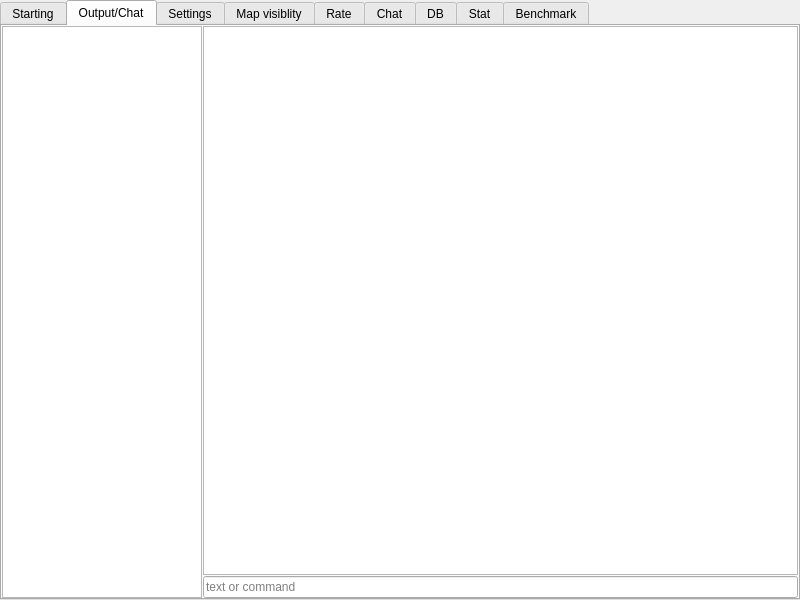
<?xml version="1.0" encoding="UTF-8"?>
<ui version="4.0">
 <class>MainWindow</class>
 <widget class="QMainWindow" name="MainWindow">
  <property name="geometry">
   <rect>
    <x>0</x>
    <y>0</y>
    <width>800</width>
    <height>600</height>
   </rect>
  </property>
  <property name="minimumSize">
   <size>
    <width>800</width>
    <height>600</height>
   </size>
  </property>
  <property name="windowTitle">
   <string>Pokecraft server gui</string>
  </property>
  <property name="windowIcon">
   <iconset resource="resources.qrc">
    <normaloff>:/images/icon.png</normaloff>:/images/icon.png</iconset>
  </property>
  <widget class="QWidget" name="centralWidget">
   <layout class="QVBoxLayout" name="verticalLayout_2">
    <property name="spacing">
     <number>0</number>
    </property>
    <property name="margin">
     <number>0</number>
    </property>
    <item>
     <widget class="QTabWidget" name="tabWidget">
      <property name="currentIndex">
       <number>1</number>
      </property>
      <widget class="QWidget" name="starting">
       <attribute name="title">
        <string>Starting</string>
       </attribute>
       <layout class="QGridLayout" name="gridLayout">
        <item row="0" column="1">
         <spacer name="verticalSpacer_2">
          <property name="orientation">
           <enum>Qt::Vertical</enum>
          </property>
          <property name="sizeHint" stdset="0">
           <size>
            <width>68</width>
            <height>93</height>
           </size>
          </property>
         </spacer>
        </item>
        <item row="1" column="1">
         <widget class="QPushButton" name="pushButton_server_start">
          <property name="text">
           <string>Start</string>
          </property>
         </widget>
        </item>
        <item row="2" column="1">
         <widget class="QPushButton" name="pushButton_server_restart">
          <property name="enabled">
           <bool>false</bool>
          </property>
          <property name="text">
           <string>Restart</string>
          </property>
         </widget>
        </item>
        <item row="3" column="1">
         <widget class="QPushButton" name="pushButton_server_stop">
          <property name="enabled">
           <bool>false</bool>
          </property>
          <property name="text">
           <string>Stop</string>
          </property>
         </widget>
        </item>
        <item row="4" column="1">
         <spacer name="verticalSpacer_3">
          <property name="orientation">
           <enum>Qt::Vertical</enum>
          </property>
          <property name="sizeHint" stdset="0">
           <size>
            <width>68</width>
            <height>93</height>
           </size>
          </property>
         </spacer>
        </item>
        <item row="2" column="0">
         <spacer name="horizontalSpacer">
          <property name="orientation">
           <enum>Qt::Horizontal</enum>
          </property>
          <property name="sizeHint" stdset="0">
           <size>
            <width>40</width>
            <height>20</height>
           </size>
          </property>
         </spacer>
        </item>
        <item row="2" column="2">
         <spacer name="horizontalSpacer_2">
          <property name="orientation">
           <enum>Qt::Horizontal</enum>
          </property>
          <property name="sizeHint" stdset="0">
           <size>
            <width>40</width>
            <height>20</height>
           </size>
          </property>
         </spacer>
        </item>
       </layout>
      </widget>
      <widget class="QWidget" name="output">
       <attribute name="title">
        <string>Output/Chat</string>
       </attribute>
       <layout class="QHBoxLayout" name="horizontalLayout_2">
        <property name="spacing">
         <number>1</number>
        </property>
        <property name="margin">
         <number>0</number>
        </property>
        <item>
         <widget class="QListWidget" name="listPlayer">
          <property name="maximumSize">
           <size>
            <width>200</width>
            <height>16777215</height>
           </size>
          </property>
         </widget>
        </item>
        <item>
         <layout class="QVBoxLayout" name="verticalLayout">
          <property name="spacing">
           <number>1</number>
          </property>
          <item>
           <widget class="QTextBrowser" name="textBrowserChat">
            <property name="styleSheet">
             <string notr="true">background:#ffffff url(:/images/pokecraft.png) no-repeat center center;
</string>
            </property>
           </widget>
          </item>
          <item>
           <widget class="QLineEdit" name="lineEdit">
            <property name="readOnly">
             <bool>true</bool>
            </property>
            <property name="placeholderText">
             <string>text or command</string>
            </property>
           </widget>
          </item>
         </layout>
        </item>
       </layout>
      </widget>
      <widget class="QWidget" name="settings">
       <attribute name="title">
        <string>Settings</string>
       </attribute>
       <layout class="QFormLayout" name="formLayout">
        <property name="fieldGrowthPolicy">
         <enum>QFormLayout::ExpandingFieldsGrow</enum>
        </property>
        <item row="0" column="0">
         <widget class="QLabel" name="label">
          <property name="text">
           <string>Max player</string>
          </property>
         </widget>
        </item>
        <item row="0" column="1">
         <widget class="QSpinBox" name="max_player">
          <property name="minimum">
           <number>10</number>
          </property>
          <property name="maximum">
           <number>65535</number>
          </property>
          <property name="value">
           <number>200</number>
          </property>
         </widget>
        </item>
        <item row="1" column="0">
         <widget class="QLabel" name="label_5">
          <property name="text">
           <string>Server ip</string>
          </property>
         </widget>
        </item>
        <item row="1" column="1">
         <widget class="QLineEdit" name="server_ip">
          <property name="placeholderText">
           <string>empty to all</string>
          </property>
         </widget>
        </item>
        <item row="2" column="1">
         <widget class="QCheckBox" name="pvp">
          <property name="text">
           <string>Player vs player</string>
          </property>
         </widget>
        </item>
        <item row="4" column="0">
         <widget class="QLabel" name="label_7">
          <property name="text">
           <string>Server port</string>
          </property>
         </widget>
        </item>
        <item row="4" column="1">
         <widget class="QSpinBox" name="server_port">
          <property name="minimum">
           <number>1</number>
          </property>
          <property name="maximum">
           <number>65535</number>
          </property>
          <property name="value">
           <number>42489</number>
          </property>
         </widget>
        </item>
        <item row="3" column="1">
         <widget class="QCheckBox" name="sendPlayerNumber">
          <property name="text">
           <string>Send player number</string>
          </property>
         </widget>
        </item>
       </layout>
      </widget>
      <widget class="QWidget" name="tab">
       <attribute name="title">
        <string>Map visiblity</string>
       </attribute>
       <layout class="QVBoxLayout" name="verticalLayout_5">
        <item>
         <layout class="QHBoxLayout" name="horizontalLayout">
          <item>
           <widget class="QLabel" name="label_16">
            <property name="text">
             <string>Algorithm:</string>
            </property>
           </widget>
          </item>
          <item>
           <widget class="QComboBox" name="MapVisibilityAlgorithm">
            <item>
             <property name="text">
              <string>Simple</string>
             </property>
            </item>
            <item>
             <property name="text">
              <string>None</string>
             </property>
            </item>
           </widget>
          </item>
          <item>
           <spacer name="horizontalSpacer_3">
            <property name="orientation">
             <enum>Qt::Horizontal</enum>
            </property>
            <property name="sizeHint" stdset="0">
             <size>
              <width>40</width>
              <height>20</height>
             </size>
            </property>
           </spacer>
          </item>
         </layout>
        </item>
        <item>
         <widget class="QGroupBox" name="groupBoxMapVisibilityAlgorithmSimple">
          <property name="sizePolicy">
           <sizepolicy hsizetype="Expanding" vsizetype="Expanding">
            <horstretch>0</horstretch>
            <verstretch>0</verstretch>
           </sizepolicy>
          </property>
          <property name="title">
           <string>Simple algorithm</string>
          </property>
          <layout class="QGridLayout" name="gridLayout_4">
           <item row="0" column="0">
            <widget class="QLabel" name="label_19">
             <property name="text">
              <string>Max visible player: </string>
             </property>
            </widget>
           </item>
           <item row="0" column="1">
            <widget class="QSpinBox" name="MapVisibilityAlgorithmSimpleMax">
             <property name="minimum">
              <number>1</number>
             </property>
             <property name="maximum">
              <number>999</number>
             </property>
             <property name="value">
              <number>50</number>
             </property>
            </widget>
           </item>
           <item row="1" column="0">
            <widget class="QLabel" name="label_20">
             <property name="text">
              <string>Number of player to re-show:</string>
             </property>
            </widget>
           </item>
           <item row="1" column="1">
            <widget class="QSpinBox" name="MapVisibilityAlgorithmSimpleReshow">
             <property name="minimum">
              <number>1</number>
             </property>
             <property name="maximum">
              <number>999</number>
             </property>
             <property name="value">
              <number>30</number>
             </property>
            </widget>
           </item>
          </layout>
         </widget>
        </item>
        <item>
         <spacer name="verticalSpacer_5">
          <property name="orientation">
           <enum>Qt::Vertical</enum>
          </property>
          <property name="sizeHint" stdset="0">
           <size>
            <width>20</width>
            <height>40</height>
           </size>
          </property>
         </spacer>
        </item>
       </layout>
      </widget>
      <widget class="QWidget" name="rate">
       <attribute name="title">
        <string>Rate</string>
       </attribute>
       <layout class="QFormLayout" name="formLayout_2">
        <item row="0" column="0">
         <widget class="QLabel" name="label_2">
          <property name="text">
           <string>Xp normal</string>
          </property>
         </widget>
        </item>
        <item row="0" column="1">
         <widget class="QDoubleSpinBox" name="rates_xp_normal">
          <property name="singleStep">
           <double>0.100000000000000</double>
          </property>
          <property name="value">
           <double>1.000000000000000</double>
          </property>
         </widget>
        </item>
        <item row="1" column="0">
         <widget class="QLabel" name="label_8">
          <property name="text">
           <string>Xp premium</string>
          </property>
         </widget>
        </item>
        <item row="1" column="1">
         <widget class="QDoubleSpinBox" name="rates_xp_premium"/>
        </item>
        <item row="2" column="0">
         <widget class="QLabel" name="label_9">
          <property name="text">
           <string>Gold normal</string>
          </property>
         </widget>
        </item>
        <item row="2" column="1">
         <widget class="QDoubleSpinBox" name="rates_gold_normal"/>
        </item>
        <item row="3" column="0">
         <widget class="QLabel" name="label_10">
          <property name="text">
           <string>gold premium</string>
          </property>
         </widget>
        </item>
        <item row="3" column="1">
         <widget class="QDoubleSpinBox" name="rates_gold_premium"/>
        </item>
        <item row="4" column="0">
         <widget class="QLabel" name="label_11">
          <property name="text">
           <string>Shiny normal</string>
          </property>
         </widget>
        </item>
        <item row="4" column="1">
         <widget class="QDoubleSpinBox" name="rates_shiny_normal">
          <property name="decimals">
           <number>5</number>
          </property>
         </widget>
        </item>
        <item row="5" column="0">
         <widget class="QLabel" name="label_12">
          <property name="text">
           <string>Shiny premium</string>
          </property>
         </widget>
        </item>
        <item row="5" column="1">
         <widget class="QDoubleSpinBox" name="rates_shiny_premium">
          <property name="decimals">
           <number>5</number>
          </property>
          <property name="maximum">
           <double>1.000000000000000</double>
          </property>
          <property name="singleStep">
           <double>0.000100000000000</double>
          </property>
         </widget>
        </item>
       </layout>
      </widget>
      <widget class="QWidget" name="chat">
       <attribute name="title">
        <string>Chat</string>
       </attribute>
       <layout class="QVBoxLayout" name="verticalLayout_3">
        <item>
         <widget class="QCheckBox" name="chat_allow_all">
          <property name="text">
           <string>All</string>
          </property>
         </widget>
        </item>
        <item>
         <widget class="QCheckBox" name="chat_allow_local">
          <property name="text">
           <string>Local</string>
          </property>
         </widget>
        </item>
        <item>
         <widget class="QCheckBox" name="chat_allow_private">
          <property name="text">
           <string>Private</string>
          </property>
         </widget>
        </item>
        <item>
         <widget class="QCheckBox" name="chat_allow_aliance">
          <property name="text">
           <string>Aliance</string>
          </property>
         </widget>
        </item>
        <item>
         <widget class="QCheckBox" name="chat_allow_clan">
          <property name="text">
           <string>Clan</string>
          </property>
         </widget>
        </item>
        <item>
         <spacer name="verticalSpacer">
          <property name="orientation">
           <enum>Qt::Vertical</enum>
          </property>
          <property name="sizeHint" stdset="0">
           <size>
            <width>20</width>
            <height>40</height>
           </size>
          </property>
         </spacer>
        </item>
       </layout>
      </widget>
      <widget class="QWidget" name="db">
       <attribute name="title">
        <string>DB</string>
       </attribute>
       <layout class="QVBoxLayout" name="verticalLayout_6">
        <item>
         <layout class="QHBoxLayout" name="horizontalLayout_3">
          <item>
           <widget class="QLabel" name="label_21">
            <property name="text">
             <string>Database type:</string>
            </property>
           </widget>
          </item>
          <item>
           <widget class="QComboBox" name="db_type">
            <item>
             <property name="text">
              <string notr="true">Mysql</string>
             </property>
            </item>
            <item>
             <property name="text">
              <string notr="true">SQLite</string>
             </property>
            </item>
           </widget>
          </item>
          <item>
           <spacer name="horizontalSpacer_4">
            <property name="orientation">
             <enum>Qt::Horizontal</enum>
            </property>
            <property name="sizeHint" stdset="0">
             <size>
              <width>40</width>
              <height>20</height>
             </size>
            </property>
           </spacer>
          </item>
         </layout>
        </item>
        <item>
         <widget class="QGroupBox" name="groupBoxDbMysql">
          <property name="title">
           <string>Mysql</string>
          </property>
          <layout class="QFormLayout" name="formLayout_3">
           <item row="0" column="0">
            <widget class="QLabel" name="label_3">
             <property name="text">
              <string>Host</string>
             </property>
            </widget>
           </item>
           <item row="0" column="1">
            <widget class="QLineEdit" name="db_mysql_host">
             <property name="placeholderText">
              <string>localhost</string>
             </property>
            </widget>
           </item>
           <item row="1" column="0">
            <widget class="QLabel" name="label_4">
             <property name="text">
              <string>Login</string>
             </property>
            </widget>
           </item>
           <item row="1" column="1">
            <widget class="QLineEdit" name="db_mysql_login">
             <property name="placeholderText">
              <string>root</string>
             </property>
            </widget>
           </item>
           <item row="2" column="0">
            <widget class="QLabel" name="label_13">
             <property name="text">
              <string>Pass</string>
             </property>
            </widget>
           </item>
           <item row="2" column="1">
            <widget class="QLineEdit" name="db_mysql_pass">
             <property name="echoMode">
              <enum>QLineEdit::Password</enum>
             </property>
             <property name="placeholderText">
              <string>Your password</string>
             </property>
            </widget>
           </item>
           <item row="3" column="0">
            <widget class="QLabel" name="label_14">
             <property name="text">
              <string>Base</string>
             </property>
            </widget>
           </item>
           <item row="3" column="1">
            <widget class="QLineEdit" name="db_mysql_base">
             <property name="placeholderText">
              <string>pokecraft</string>
             </property>
            </widget>
           </item>
          </layout>
         </widget>
        </item>
        <item>
         <spacer name="verticalSpacer_6">
          <property name="orientation">
           <enum>Qt::Vertical</enum>
          </property>
          <property name="sizeHint" stdset="0">
           <size>
            <width>20</width>
            <height>391</height>
           </size>
          </property>
         </spacer>
        </item>
       </layout>
      </widget>
      <widget class="QWidget" name="stat">
       <attribute name="title">
        <string>Stat</string>
       </attribute>
       <layout class="QGridLayout" name="gridLayout_2">
        <item row="0" column="0">
         <widget class="QLabel" name="label_6">
          <property name="text">
           <string>Player</string>
          </property>
         </widget>
        </item>
        <item row="0" column="1">
         <widget class="QLabel" name="label_player">
          <property name="text">
           <string>?/?</string>
          </property>
         </widget>
        </item>
        <item row="0" column="2">
         <widget class="QProgressBar" name="progressBar_player">
          <property name="value">
           <number>0</number>
          </property>
         </widget>
        </item>
        <item row="1" column="0" colspan="3">
         <widget class="QListWidget" name="listLatency"/>
        </item>
       </layout>
      </widget>
      <widget class="QWidget" name="benchmark">
       <attribute name="title">
        <string>Benchmark</string>
       </attribute>
       <layout class="QVBoxLayout" name="verticalLayout_4">
        <item>
         <widget class="QGroupBox" name="groupBox">
          <property name="title">
           <string>Options</string>
          </property>
          <layout class="QGridLayout" name="gridLayout_3">
           <item row="0" column="0">
            <widget class="QLabel" name="label_15">
             <property name="text">
              <string>Seconds:</string>
             </property>
            </widget>
           </item>
           <item row="0" column="1">
            <widget class="QSpinBox" name="benchmark_seconds">
             <property name="minimum">
              <number>1</number>
             </property>
             <property name="maximum">
              <number>3600</number>
             </property>
             <property name="value">
              <number>60</number>
             </property>
            </widget>
           </item>
           <item row="1" column="0">
            <widget class="QLabel" name="label_17">
             <property name="text">
              <string>Clients:</string>
             </property>
            </widget>
           </item>
           <item row="1" column="1">
            <widget class="QSpinBox" name="benchmark_clients">
             <property name="minimum">
              <number>1</number>
             </property>
             <property name="maximum">
              <number>65535</number>
             </property>
             <property name="value">
              <number>200</number>
             </property>
            </widget>
           </item>
          </layout>
         </widget>
        </item>
        <item>
         <widget class="QCheckBox" name="benchmark_benchmarkMap">
          <property name="enabled">
           <bool>true</bool>
          </property>
          <property name="text">
           <string>Benchmark map</string>
          </property>
          <property name="checked">
           <bool>true</bool>
          </property>
         </widget>
        </item>
        <item>
         <widget class="QPushButton" name="pushButton_server_benchmark">
          <property name="text">
           <string>Benchmark</string>
          </property>
         </widget>
        </item>
        <item>
         <spacer name="verticalSpacer_4">
          <property name="orientation">
           <enum>Qt::Vertical</enum>
          </property>
          <property name="sizeHint" stdset="0">
           <size>
            <width>20</width>
            <height>220</height>
           </size>
          </property>
         </spacer>
        </item>
       </layout>
      </widget>
     </widget>
    </item>
   </layout>
  </widget>
 </widget>
 <layoutdefault spacing="6" margin="11"/>
 <resources>
  <include location="resources.qrc"/>
 </resources>
 <connections/>
</ui>
